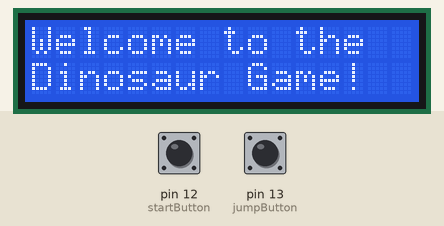
Simulated run of this sketch. Board: Arduino Uno, built with avr-gcc and run on an emulated ATmega328P. Parts: 16×2 character LCD. Inputs (shaded band) come from the test bench; at power-on: pin 12 (startButton) LOW, pin 13 (jumpButton) LOW.

Above: at 1.2 s.
1.3 s: pin 12 (startButton) pulled HIGH for 0.15 s
At 1.6 s:
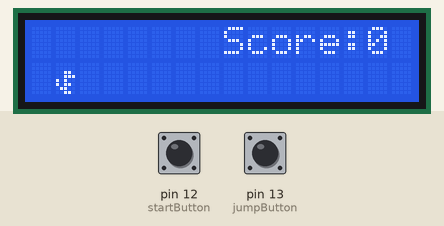
2.9 s: pin 13 (jumpButton) pulled HIGH for 0.15 s
At 5.4 s:
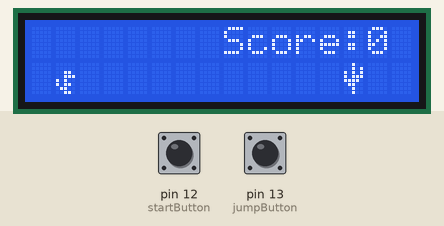
5.7 s: pin 13 (jumpButton) pulled HIGH for 1 s
At 5.95 s:
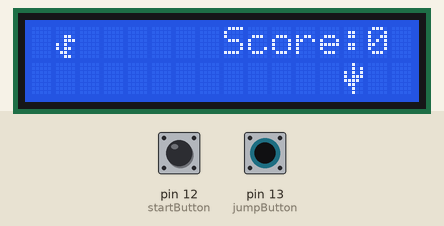
Timing chart, 0 to 8.7 s (numbered marks = the images above; inputs shaded):
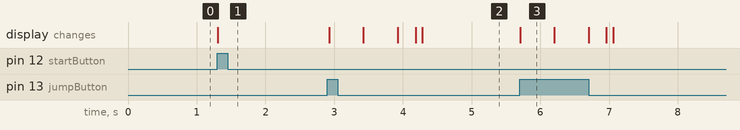

Measured:
- after the input at 1.3 s, the display: changes at once (image 1)
- after the input at 2.9 s, the display: first changes at once (image 2 shows a later state)
- after the input at 5.7 s, the display: changes at once (image 3)
- what the display in image 3 shows lasts 0.5 s, from 5.7 s to 6.2 s

The sketch:

dinosaur_game.ino
```cpp
#include <LiquidCrystal.h>
#include <TimerOne.h>
LiquidCrystal LCD(10,9,5,4,3,2);
int score = 0;
int jumpButton = 13;
int startButton = 12;
int jumpNew = 0;
int jumpOld = 0;
int startNew = 0;
int startOld = 0;
boolean gameOver = false;
int cactus1 = 14;
int cactus2 = 15;
int cactus3 = 15;

byte cactus[] = {
  B00100,
  B00101,
  B10101,
  B10111,
  B11110,
  B01100,
  B00100,
  B00100
};

byte dinosaur[] = {
  B00000,
  B00000,
  B00110,
  B00111,
  B10100,
  B10110,
  B01100,
  B00110
};

void setup() {
  // put your setup code here, to run once:
  pinMode(jumpButton, INPUT);
  pinMode(startButton, INPUT);
  Serial.begin(115200);

  LCD.begin(16, 2);
  LCD.createChar(2, cactus);
  LCD.createChar(1, dinosaur);
  LCD.home();
  LCD.print("Welcome to the");
  LCD.setCursor(0, 1);
  LCD.print("Dinosaur Game!");

}

void loop() {
  // put your main code here, to run repeatedly:
  startNew = digitalRead(startButton);

  //Game start
  if(startNew == 1 && startOld == 0){
    LCD.clear();

    //Loop until game is over
    while(gameOver == false){

      Timer1.initialize(500000);
      Timer1.attachInterrupt(moveCactus);
      LCD.setCursor(1, 1);
      LCD.write(1);                       //Spawn dino

      LCD.setCursor(8, 0);
      LCD.print("Score:");
      LCD.print(score);                   //Update score

      //Jump
      jumpNew = digitalRead(jumpButton);
      if(jumpNew == 1 && jumpOld == 0){
        LCD.setCursor(1, 1);
        LCD.print(" ");                 //Remove dino from ground

        LCD.home();
        LCD.print(" ");
        LCD.write(1);                   //Place dino in air
        delay(1250);                    //Jump delay

        LCD.home();
        LCD.print("                ");  //Clear sky
        LCD.setCursor(1, 1);
        LCD.write(1);                   //Return to ground

        //Increment score
        if(cactus1 <= 0){
          score++;
        }
      }
      //Exit condition
      if(cactus1 == 1 && jumpNew != 1){
        gameOver = true;
        LCD.clear();
        Timer1.stop();
      }
      jumpOld = jumpNew;
      delay(100);                       //Jump cooldown
    }
    LCD.home();
    LCD.print("Game over!");
    LCD.setCursor(0, 1);
    LCD.print("Score:");                //Game over message
    LCD.print(score);
    gameOver = false;
    cactus1 = 14;
    score = 0;                          //Reset variables
  }
  startOld = startNew;
}

void moveCactus(){
  //Reset cactus position
  if(cactus1 == -1){
    LCD.setCursor(0, 1);
    LCD.print(" ");
    cactus1 = 14;
  }
  LCD.setCursor(cactus1+1, 1);
  LCD.print(" ");           //Remove previous cactus

  LCD.setCursor(cactus1, 1);
  LCD.write(2);             //Place new cactus
  LCD.print(" ");

  cactus1--;

}
```
